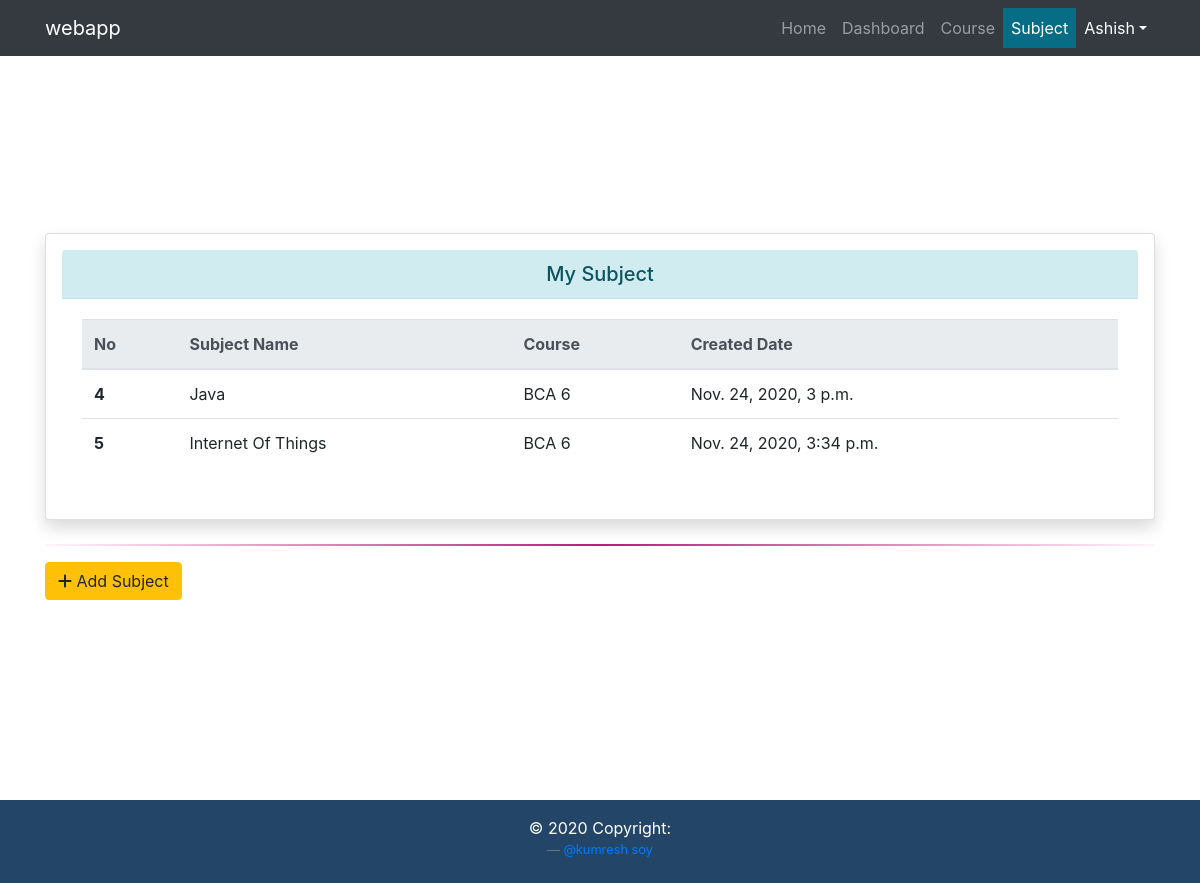
The page /teacher/addsubject/ (signed in) on the database its author committed.
### registration/models.py (models this page shows, shortened)
class Subject(models.Model):
    id =models.AutoField(primary_key=True)
    subject_name = models.CharField(max_length=50,unique=True)
    course_id = models.ForeignKey(Course, on_delete=models.CASCADE,default=1)
    slug = models.SlugField(max_length=200)
    created_date = models.DateTimeField(auto_now_add=True)
    teacher_id = models.ForeignKey(Teacher,on_delete=models.CASCADE)

class Course(models.Model):
    id =models.AutoField(primary_key=True)
    teacher_id = models.ForeignKey(Teacher,on_delete=models.CASCADE)
    course_name = models.CharField(choices=COURSE_CHOICE, max_length=50)
    semester = models.IntegerField(choices=CHOICE)
    created = models.DateTimeField(auto_now_add=True)
    def __str__(self):
        return self.course_name +" "+ str(self.semester)

### dashboard/views.py (the view, shortened to what this page needs)
# urls.py: path('teacher/addsubject/',AddSubjectView.as_view(),name='addsubject'),
@method_decorator(staff_member_required,name='dispatch')
class AddSubjectView(CreateView):
    form_class = AddSubject
    template_name = 'teacher/addsubject.html'
    success_url ='/teacher/addsubject/'
    addsubject = "active"
    def get_form_kwargs(self):
        kwargs = super().get_form_kwargs()
        user = User.objects.get(username=self.request.user)
        kwargs.update({'initial':{'teacher_id': user}})
        return kwargs
    def get_context_data(self, **kwargs):
        context = super(AddSubjectView, self).get_context_data(**kwargs)
        context.update({'addsubject': self.addsubject})
        context['subjects'] = Subject.objects.filter(teacher_id=self.request.user.id)
        return context

### dashboard/templates/teacher/addsubject.html (shortened to what this page needs)
{% extends "base.html" %}
{% load crispy_forms_tags %}
{% block content %}
<div class="container">
   <div class="card shadow p-3 mb-4 bg-white rounded">
       <h5 class="card-header text-center alert-info">My Subject</h5>
     <div class="card-body">
     {% if subjects %}
      <table class="table">
  <thead class="thead-light">
    <tr>
      <th scope="col">No</th>
      <th scope="col">Subject Name</th>
      <th scope="col">Course</th>
      <th scope="col">Created Date</th>
    </tr>
  </thead>
  <tbody>
  {% for sub in subjects %}
    <tr>
      <th scope="row">{{sub.id}}</th>
      <td>{{sub.subject_name}}</td>
      <td>{{sub.course_id}}</td>
      <td>{{sub.created_date}}</td>
    </tr>
{% endfor %}
  </tbody>
</table>
{% else %}
   <div class="alert alert-primary text-center" role="alert">
  <p>No Record found in database</p>
</div>
{% endif %}
  </div>
  </div>
<hr>
<p>
  <button class="btn btn-warning" type="button" data-toggle="collapse" data-target="#collapseExample" aria-expanded="false" aria-controls="collapseExample">
    <i class="fa fa-plus" aria-hidden="true"></i> Add Subject
  </button>
</p>
</div>
{% endblock content %}

### templates/navbar.html (shortened to what this page needs)
<nav class="navbar navbar-expand-md fixed-top navbar-dark bg-dark" >
<div class="container">
  <a class="navbar-brand" href="#">webapp</a>
  <div class="collapse navbar-collapse " id="navbarNav">
    <ul class="navbar-nav ml-auto">
      <li class="nav-item">
        <a class="nav-link {{home}}" href="{% url 'home' %}">Home <span</span></a>
      </li>
       {% if request.user.is_staff %}
      <li class="nav-item">
         <a class="nav-link {{dashboard}}" href="{% url 'dashboard' %}">Dashboard</a>
      </li>
       <li class="nav-item">
         <a class="nav-link {{addcourse}}" href="{% url 'addcourse' %}">Course</a>
      </li>
       <li class="nav-item">
         <a class="nav-link {{addsubject}}" href="{% url 'addsubject' %}">Subject</a>
      </li>
       <li class="nav-item dropdown">
        <a class="nav-link  dropdown-toggle text-white" href="#" id="navbarDropdown" role="button" data-toggle="dropdown" aria-haspopup="true" aria-expanded="false">{{request.user.first_name|capfirst}}</a>
  </li>
      {% endif %}
    </ul>
  </div>
  </div>
</nav>

### static/css/style.css (style rules this page uses)
html, button, input, select, textarea { color: #222; }
body { background-color: rgb(255, 255, 255); }
.navbar-nav > li > a.active { background-color:rgb(7, 108, 133); color: rgb(207, 207, 207); }

### rows shown on the page
Subject: id "4", subject_name "Java", course_id "BCA 6", created_date "Nov. 24, 2020, 3 p.m."
Subject: id "5", subject_name "Internet Of Things", course_id "BCA 6", created_date "Nov. 24, 2020, 3:34 p.m."

### other values the page prints
{{ request.user.first_name|capfirst }} "Ashish"
